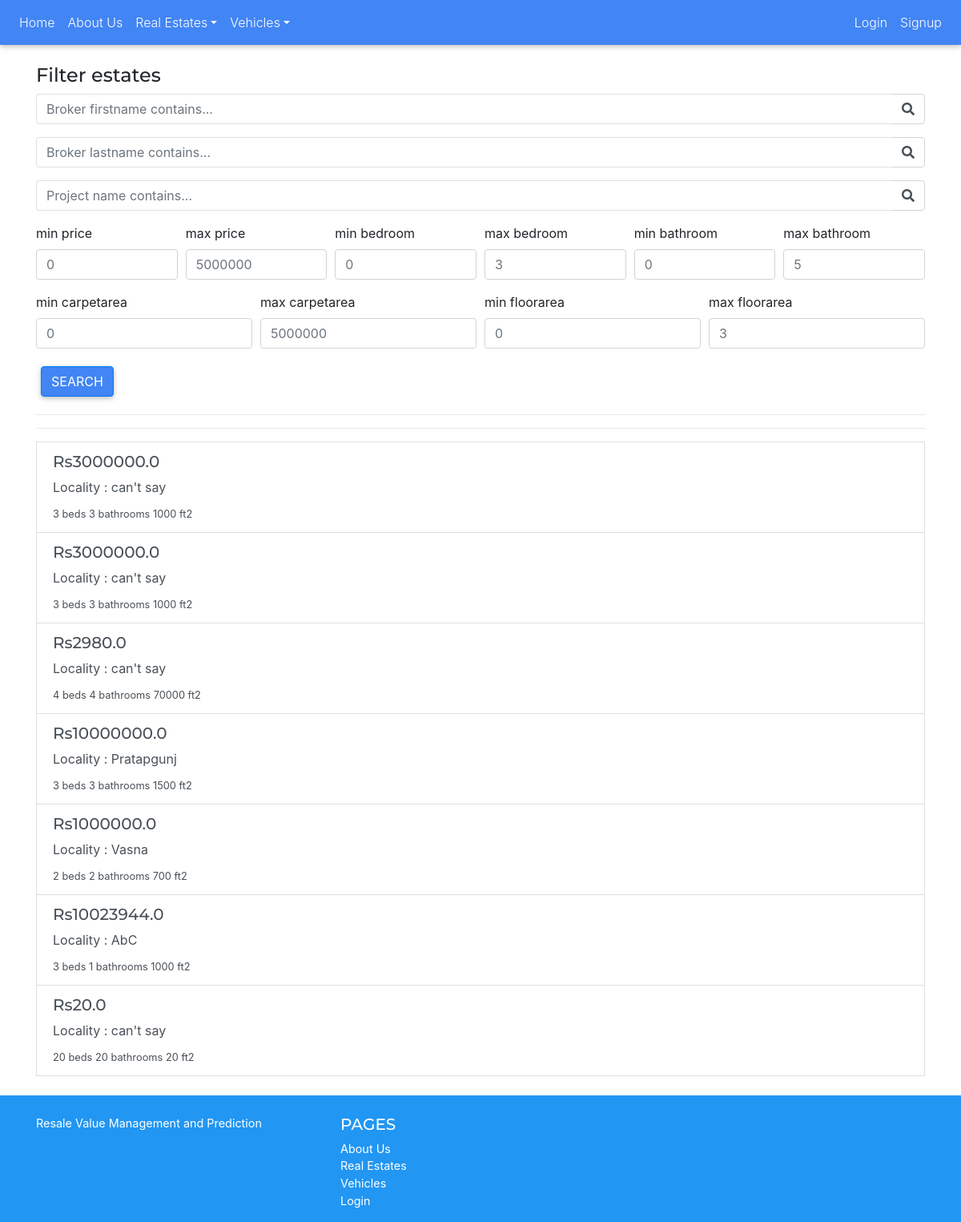
The app's page /search/ with its own data.
### BrokerUI/models.py (models this page shows, shortened)
class Estate(models.Model):
    choices_furnished = [('yes','yes'),('no','no'),('semi','semi')]
    choices_construction = [('under_construction','under_construction'),('launched','launched'),('ready_to_move','ready to move')]
    type_choices=[('apartments','apartments'),('sale-floors','sale-floors'),('houses','houses')]
    broker = models.ForeignKey(Profile,on_delete=models.CASCADE)
    lat = models.FloatField()
    lon = models.FloatField()
    price = models.FloatField()
    bedroom = models.PositiveIntegerField()
    bathroom = models.PositiveIntegerField()
    carpetarea = models.IntegerField()
    builtuparea = models.IntegerField()
    project = models.CharField(max_length=400,default='can\'t say')
    furnished= models.CharField(max_length=10,choices=choices_furnished,default='can\'t say')
    construction_status = models.CharField(max_length=50,choices=choices_construction,default='can\'t say')
    sublocality = models.CharField(max_length=100,default='can\'t say')
    type=models.CharField(max_length=100,default='can\'t say', choices = type_choices)

### BrokerUI/views.py (the view)
# urls.py: path('search/',views.query,name='query'),
def query(request):
    qs = Estate.objects.all()
    broker_firstname_query = request.GET.get('broker_firstname_contains')
    broker_lastname_query = request.GET.get('broker_lastname_contains')
    project_name_query = request.GET.get('project')
    min_price_query,max_price_query,min_bedroom,max_bedroom,min_bathroom,max_bathroom,min_carpetarea,max_carpetarea,min_floorarea,max_floorarea = request.GET.get('min_price'),request.GET.get('max_price'),request.GET.get('min_bedroom'),request.GET.get('max_bedroom'),request.GET.get('min_bathroom'),request.GET.get('max_bathroom'),request.GET.get('min_carpetarea'),request.GET.get('max_carpetarea'),request.GET.get('min_floorarea'),request.GET.get('max_floorarea')
    if broker_firstname_query !='' and broker_firstname_query is not None:
        qs = qs.filter(broker__user__first_name__icontains=broker_firstname_query)
    if broker_lastname_query !='' and broker_lastname_query is not None:
        qs = qs.filter(broker__user__last_name__icontains=broker_lastname_query)
    if min_price_query != '' and min_price_query is not None:
        qs = qs.filter(price__gte = float(min_price_query))
    if max_price_query != '' and max_price_query is not None:
        qs = qs.filter(price__lte = float(max_price_query))
    if min_bedroom != '' and min_bedroom is not None:
        qs = qs.filter(bedroom__gte = float(min_bedroom))
    if max_bedroom != '' and max_bedroom is not None:
        qs = qs.filter(bedroom__lte = float(max_bedroom))
    if min_bathroom != '' and min_bathroom is not None:
        qs = qs.filter(bathroom__gte = float(min_bathroom))
    if max_bathroom != '' and max_bathroom is not None:
        qs = qs.filter(bathroom__lte = float(max_bathroom))
    if min_carpetarea != '' and min_carpetarea is not None:
        qs = qs.filter(carpetarea__gte=float(min_carpetarea))
    if max_carpetarea != '' and max_carpetarea is not None:
        qs = qs.filter(carpetarea__lte=float(max_carpetarea))
    if min_floorarea != '' and min_floorarea is not None:
        qs = qs.filter(builtuparea__gte=float(min_floorarea))
    if max_floorarea != '' and max_floorarea is not None:
        qs = qs.filter(builtuparea__lte=float(max_floorarea))
    context={
        'queryset':qs
    }
    return render(request,'BrokerUI/query.html',context)

### BrokerUI/templates/BrokerUI/query.html
{% extends 'SellerUI/base.html' %}
{% block bodyblock %}
<br>
<div class="container">
    <h4>Filter estates</h4>
    <form method="GET">
        <div class="form-row">
            <div class="form-group col-12">
                <div class="input-group">
                    <input class="form-control py-2 border-right-0 border" type="search" name="broker_firstname_contains" placeholder="Broker firstname contains...">
                    <span class="input-group-append">
                        <div class="input-group-text bg-transparent">
                             <i class="fa fa-search"></i>
                        </div>
                    </span>
                </div>
            </div>
        </div>
        <div class="form-row">
            <div class="form-group col-12">
                <div class="input-group">
                    <input class="form-control py-2 border-right-0 border" type="search" name="broker_lastname_contains" placeholder="Broker lastname contains...">
                    <span class="input-group-append">
                        <div class="input-group-text bg-transparent">
                             <i class="fa fa-search"></i>
                        </div>
                    </span>
                </div>
            </div>
        </div>
        <div class="form-row">
            <div class="form-group col-12">
                <div class="input-group">
                    <input class="form-control py-2 border-right-0 border" type="search" name="project" placeholder="Project name contains...">
                    <span class="input-group-append">
                        <div class="input-group-text bg-transparent">
                             <i class="fa fa-search"></i>
                        </div>
                    </span>
                </div>
            </div>
        </div>
        <div class="form-row">
          <div class="form-group col-md-2 col-lg-2">
            <label for="inputEmail4"><span >min price</span></label>
            <input type="number" class="form-control" name="min_price" id="inputEmail4" placeholder="0">
          </div>
          <div class="form-group col-md-2 col-lg-2">
            <label for="inputPassword4"><span >max price</span></label>
            <input type="number" class="form-control" id="inputPassword4" name="max_price" placeholder="5000000 ">
          </div>
          <div class="form-group col-md-2 col-lg-2">
            <label for="inputPassword4"><span >min bedroom</span></label>
            <input type="number" class="form-control" id="inputPassword4" name="min_bedroom" placeholder="0">
          </div>
          <div class="form-group col-md-2 col-lg-2">
            <label for="inputPassword4"><span >max bedroom</span></label>
            <input type="number" class="form-control" id="inputPassword4" name="max_bedroom" placeholder="3">
          </div>
          <div class="form-group col-md-2 col-lg-2">
            <label for="inputPassword4"><span >min bathroom</span></label>
            <input type="number" class="form-control" id="inputPassword4" name="min_bathroom" placeholder="0">
          </div>
          <div class="form-group col-md-2 col-lg-2">
            <label for="inputPassword4"><span >max bathroom</span></label>
            <input type="number" class="form-control" id="inputPassword4" name="max_bathroom" placeholder="5">
          </div>
        </div>
        <div class="form-row">
            <div class="form-group col-md-3 col-lg-3">
              <label for="inputEmail4"><span >min carpetarea</span></label>
              <input type="number" class="form-control" id="inputEmail4" name="min_carpetarea" placeholder="0">
            </div>
            <div class="form-group col-md-3 col-lg-3">
              <label for="inputPassword4"><span >max carpetarea</span></label>
              <input type="number" class="form-control" id="inputPassword4" name="max_carpetarea" placeholder="5000000 ">
            </div>
            <div class="form-group col-md-3 col-lg-3">
              <label for="inputPassword4"><span >min floorarea</span></label>
              <input type="number" class="form-control" id="inputPassword4" name="min_floorarea" placeholder="0">
            </div>
            <div class="form-group col-md-3 col-lg-3">
              <label for="inputPassword4"><span >max floorarea</span></label>
              <input type="number" class="form-control" id="inputPassword4" name="max_floorarea" placeholder="3">
            </div>
        </div>
        <button type="submit" class="btn btn-primary">Search</button>
      </form>
    <hr><hr>
    {% for e in queryset%}
      <a href="{% url 'estate_detail' pk=e.pk%}" class="list-group-item list-group-item-action flex-column align-items-start">
        <div class="d-flex w-100 justify-content-between">
          <h5 class="mb-2 h5">Rs{{e.price}}</h5>
        </div>
        <p class="mb-2">Locality : {{e.sublocality}}</p>
        <small>{{e.bedroom}} beds </small>
        <small>{{e.bathroom}} bathrooms </small>
        <small>{{e.carpetarea}} ft2</small>
      </a>
      {% empty%}
          <h5 class='font-color'>No vehicles!</h5>
      {% endfor %}
</div>
<br>
{% endblock %}

### static/css/master.css (style rules this page uses)
body { background-color:#e9ecef; overflow-y: scroll; overflow-x: hidden; }

### records on screen
Estate: price "3000000.0", sublocality "can't say", bedroom "3", bathroom "3", carpetarea "1000"
Estate: price "3000000.0", sublocality "can't say", bedroom "3", bathroom "3", carpetarea "1000"
Estate: price "2980.0", sublocality "can't say", bedroom "4", bathroom "4", carpetarea "70000"
Estate: price "10000000.0", sublocality "Pratapgunj", bedroom "3", bathroom "3", carpetarea "1500"
Estate: price "1000000.0", sublocality "Vasna", bedroom "2", bathroom "2", carpetarea "700"
Estate: price "10023944.0", sublocality "AbC", bedroom "3", bathroom "1", carpetarea "1000"
Estate: price "20.0", sublocality "can't say", bedroom "20", bathroom "20", carpetarea "20"
